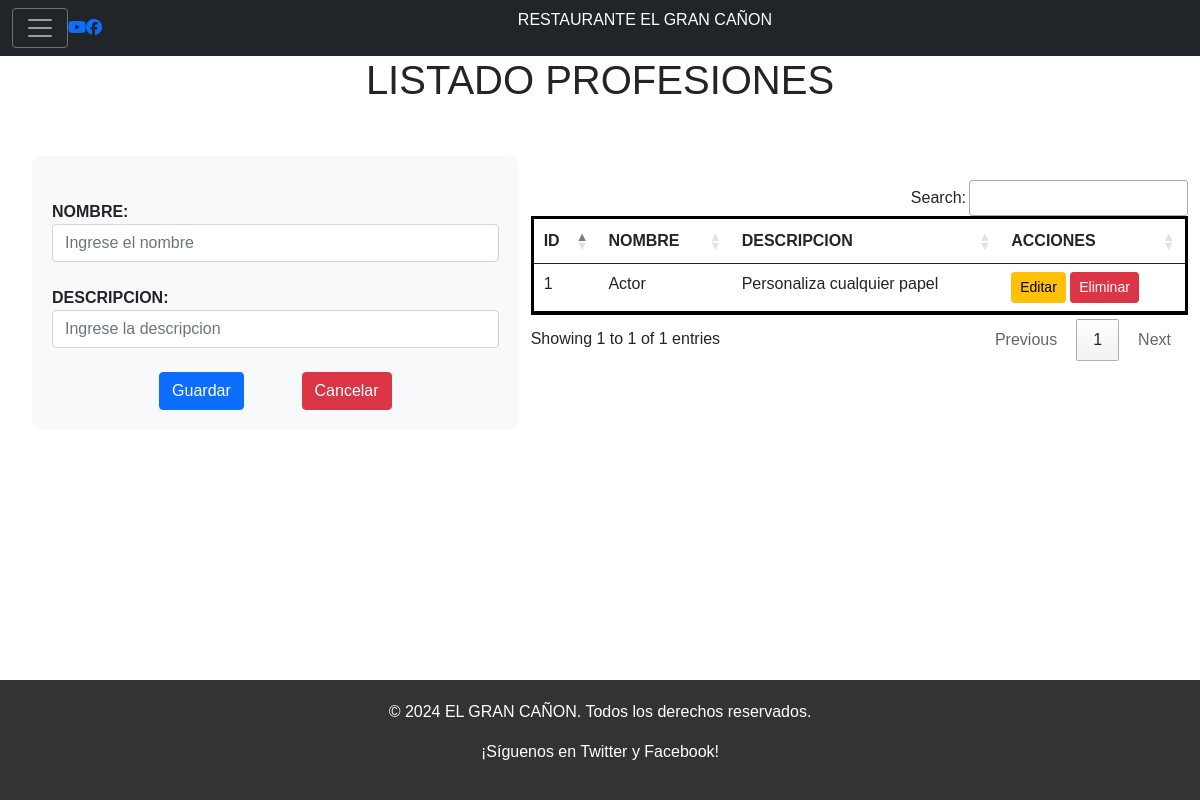
/listadoProfesiones/, run on the app's committed database.
### Aplicaciones/Facturacion/models.py (models this page shows, shortened)
class Profesion(models.Model):
    id_bg = models.AutoField(primary_key=True)
    nombre_bg = models.CharField(max_length=150)
    descripcion_bg = models.TextField()

### Aplicaciones/Facturacion/views.py (the view)
# urls.py: path('listadoProfesiones/',views.listadoProfesiones),
def listadoProfesiones(request):
    profesionBdd = Profesion.objects.all()
    return render(request, 'listadoProfesiones.html', {'profesiones': profesionBdd})

### Aplicaciones/Facturacion/templates/listadoProfesiones.html (shortened to what this page needs)
{% extends "./plantilla.html"%}
  {% load static %}
  {%block contenido%}
    <h1>LISTADO PROFESIONES</h1>
    <br>
    <ul>
        <div class="row">
          <div class="col-md-5" style="overflow-y: auto; max-height: 400px;">
                <form action="/guardarProfesion/" method="post" enctype="multipart/form-data" id="frm_nuevo_profesion">
                    <br>
                    <b>NOMBRE:</b>
                    <input type="text" name="nombre_bg" value="" id="nombre_bg" placeholder="Ingrese el nombre" class="form-control" required>
                    <br>
                    <b>DESCRIPCION:</b>
                    <input type="text" name="descripcion_bg" value="" id="descripcion_bg" placeholder="Ingrese la descripcion" class="form-control" required>
                    <br>
                    <center>
                        <button type="submit" name="button" class="btn btn-primary">Guardar</button>
                        <button type="submit" name="button" class="btn btn-danger">Cancelar</button>
                    </center>
                </form>
            </div>
            <div class="col-md-7">
        <br>
                <table class="table table-sm" id="tbl_profesiones">
                    <thead>
                        <tr>
                            <th>ID</th>
                            <th>NOMBRE</th>
                            <th>DESCRIPCION</th>
                            <th>ACCIONES</th>
                        </tr>
                    </thead>
                    <tbody>
                        {% for profesion in profesiones %}
                            <tr>
                                <td>{{ profesion.id_bg }}</td>
                                <td>{{ profesion.nombre_bg }}</td>
                                <td>{{ profesion.descripcion_bg }}</td>
                                <td>
                                    <a href="/editarProfesion/{{profesion.id_bg}}" class="btn btn-warning btn-sm">Editar</a>
                                    <a href="javascript:void(0)"
                                    onclick="eliminarProfesion('/eliminarProfesion/{{profesion.id_bg}}');"class="btn btn-danger btn-sm">Eliminar</a>
                                </td>
                            </tr>
                        {% endfor %}
                    </tbody>
                </table>
            <br>
    </ul>
  {%endblock%}

### biblioteca_recuperacion_bg/static/css/principal.css (style rules this page uses)
table { border: 3px solid black !important; }
body { margin: 0; padding: 0; font-family: Arial, sans-serif; background: linear-gradient(to right, #dcdcdc, #f8f8f8); background-image: url('https://png.pngtree.com/thumb_back/fh260/background/20210408/pngtree-funny-alphabet-education-colorful-cute-image_603563.jpg'); background-size: cover; background-position: center; background-repeat: no-repeat; }
h1 { text-align: center; }
.row { margin: 20px 0; }
.col-md-5 { background-color: #f8f9fa; padding: 20px; border-radius: 10px; }

### data on the page
Profesion: id_bg "1", nombre_bg "Actor", descripcion_bg "Personaliza cualquier papel"
